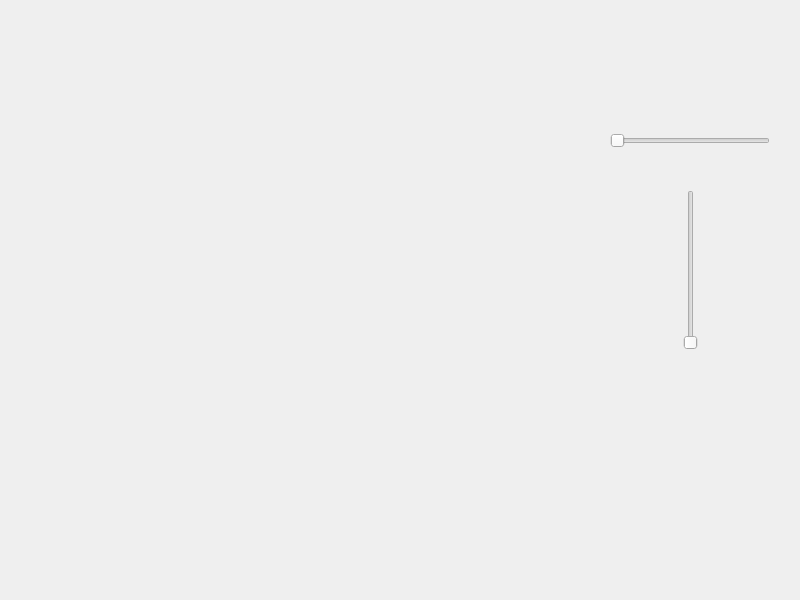
<?xml version="1.0" encoding="UTF-8"?>
<ui version="4.0">
 <class>Widget</class>
 <widget class="QWidget" name="Widget">
  <property name="geometry">
   <rect>
    <x>0</x>
    <y>0</y>
    <width>800</width>
    <height>600</height>
   </rect>
  </property>
  <property name="windowTitle">
   <string>Widget</string>
  </property>
  <widget class="QSlider" name="hs">
   <property name="geometry">
    <rect>
     <x>610</x>
     <y>130</y>
     <width>160</width>
     <height>22</height>
    </rect>
   </property>
   <property name="orientation">
    <enum>Qt::Horizontal</enum>
   </property>
  </widget>
  <widget class="QSlider" name="vs">
   <property name="geometry">
    <rect>
     <x>680</x>
     <y>190</y>
     <width>22</width>
     <height>160</height>
    </rect>
   </property>
   <property name="orientation">
    <enum>Qt::Vertical</enum>
   </property>
  </widget>
 </widget>
 <resources/>
 <connections/>
</ui>
